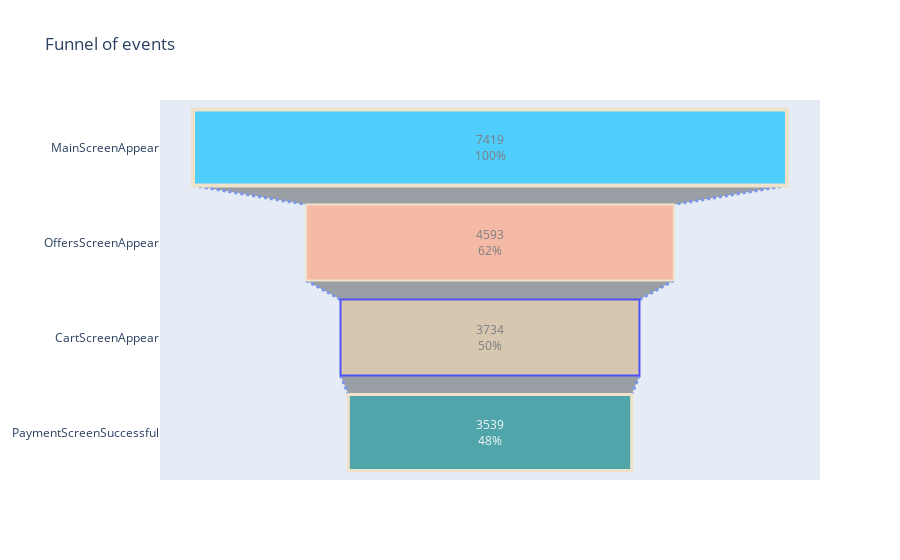

The notebook cell this image was saved under:
### Code cell
fig = go.Figure(go.Funnel(
    y = sales_funnel['event_name'],
    x = sales_funnel['user_id'],
    textposition = "inside",
    textinfo = "value+percent initial",
    opacity = 0.65, marker = {"color": ["deepskyblue", "lightsalmon", "tan", "teal", "silver"],
    "line": {"width": [4, 2, 2, 3, 1, 1], "color": ["wheat", "wheat", "blue", "wheat", "wheat"]}},
    connector = {"line": {"color": "royalblue", "dash": "dot", "width": 3}})
    )
fig.update_layout(title={'text': "Funnel of events"})
fig.show()

### Figure 1 — Plotly figure (JSON) as saved in the notebook; plotly's stock layout.template omitted (floating-point values rounded to 4 significant figures)
{"data": [{"connector": {"line": {"color": "royalblue", "dash": "dot", "width": 3}}, "marker": {"color": ["deepskyblue", "lightsalmon", "tan", "teal", "silver"], "line": {"color": ["wheat", "wheat", "blue", "wheat", "wheat"], "width": [4, 2, 2, 3, 1, 1]}}, "opacity": 0.65, "textinfo": "value+percent initial", "textposition": "inside", "type": "funnel", "x": [7419, 4593, 3734, 3539], "y": ["MainScreenAppear", "OffersScreenAppear", "CartScreenAppear", "PaymentScreenSuccessful"]}], "layout": {"title": {"text": "Funnel of events"}}}
